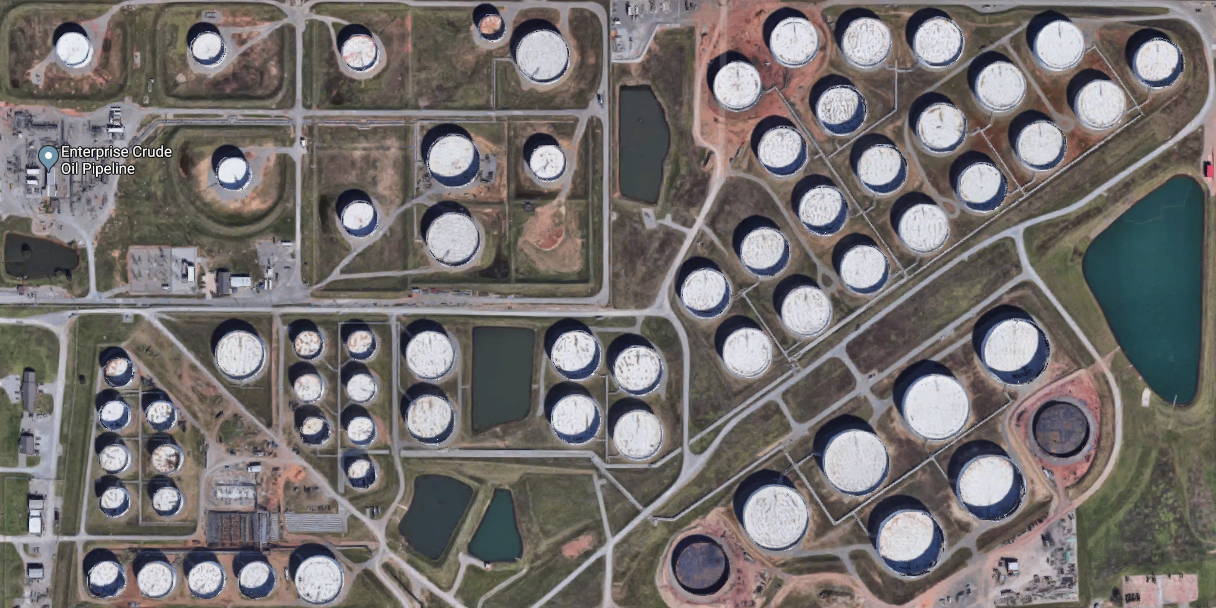
#> input picture code/assets/cushing_size_difference.png, 1216 x 608 px
$ python hough_transform.py
#> lines starting #> are read from the running program, lines starting #| are printed output that depends on the picture
import cv2
import numpy as np

img = cv2.imread('assets/cushing_size_difference.png',0)
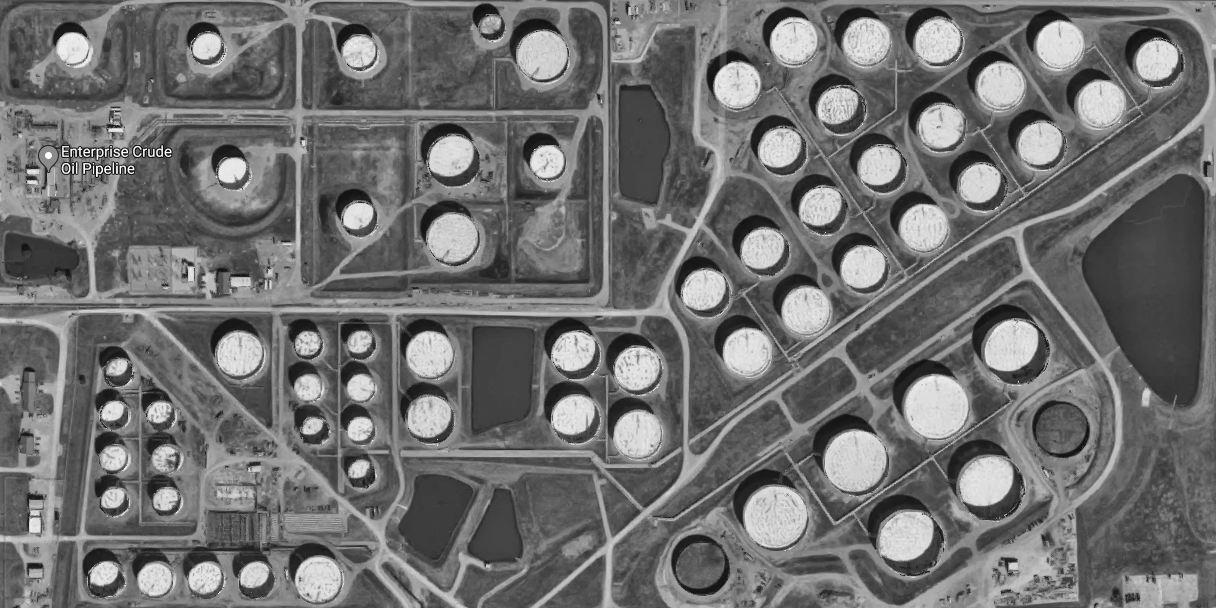
#> img: shape (608, 1216); min 11, max 255, mean 112.2
img = cv2.medianBlur(img,5)
cimg = cv2.cvtColor(img,cv2.COLOR_GRAY2BGR)

print("Image loaded")

circles = cv2.HoughCircles(img,cv2.HOUGH_GRADIENT,1,20,
                            param1=50,param2=30,minRadius=20,maxRadius=30)
#> circles = 36 rows, first 8: [697.5, 560.5, 27.2], [1059.5, 43.5, 23.6], [451.5, 237.5, 24.6], [1061.5, 427.5, 29.4], [241.5, 356.5, 27.2], [764.5, 251.5, 23.8], [571.5, 353.5, 27.2], [541.5, 54.5, 24.9]

print("Circles created")

circles = np.uint16(np.around(circles))
#> circles = 36 rows, first 8: [698, 560, 27], [1060, 44, 24], [452, 238, 25], [1062, 428, 29], [242, 356, 27], [764, 252, 24], [572, 354, 27], [542, 54, 25]

print("Starting drawing {} circles".format(len(circles[0,:])))
#| Starting drawing 36 circles

for i in circles[0,:]:
    # draw the outer circle
    cv2.circle(cimg,(i[0],i[1]),i[2],(0,255,0),2)
    # draw the center of the circle
    cv2.circle(cimg,(i[0],i[1]),2,(0,0,255),3)
#> this loop made 36 passes
#> i on passes 1 to 12: [698, 560, 27], [1060, 44, 24], [452, 238, 25], [1062, 428, 29], [242, 356, 27], [764, 252, 24], [572, 354, 27], [542, 54, 25], [318, 578, 23], [448, 148, 27], [794, 40, 23], [804, 312, 27]
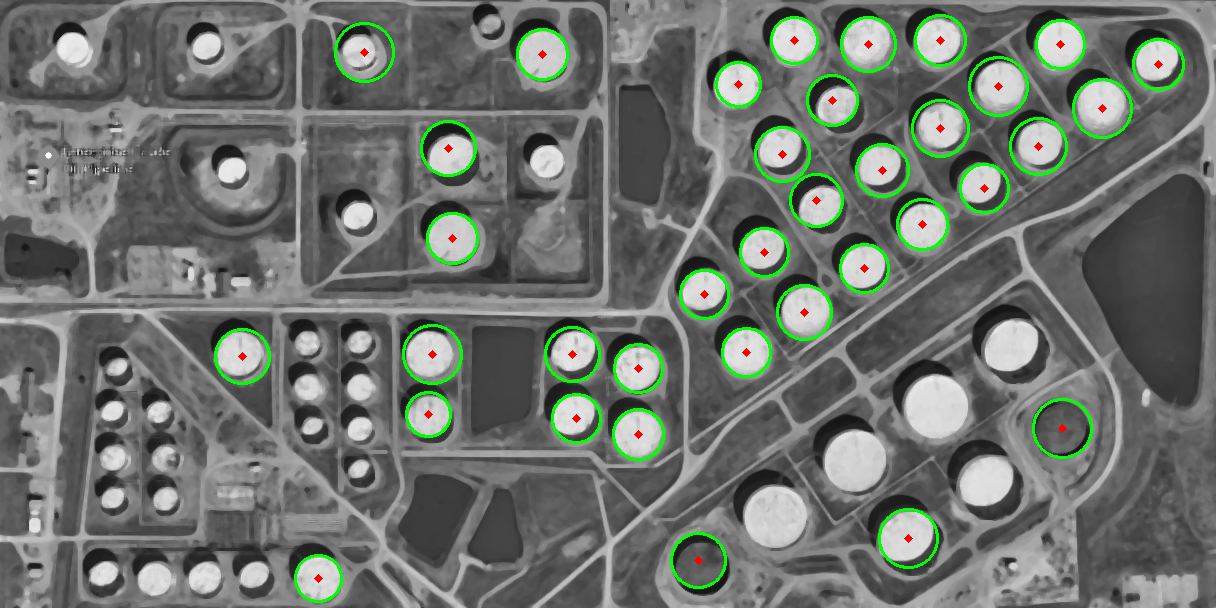
#> cimg: shape (608, 1216, 3); mean B, G, R 109.1, 115.3, 109.7

cv2.imshow('detected circles',cimg)
cv2.waitKey(0)
cv2.destroyAllWindows()

$ run again, with code/assets/cushing_circles.png copied over code/assets/cushing_size_difference.png
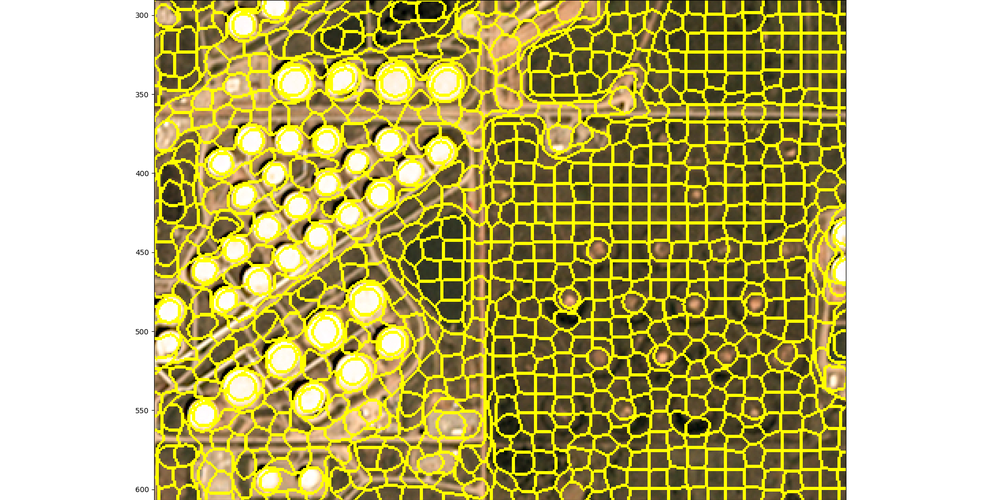
#> input picture code/assets/cushing_circles.png, 1000 x 500 px, shrunk from 1901 x 951 before the run
#> `img = cv2.medianBlur(img,5)`:
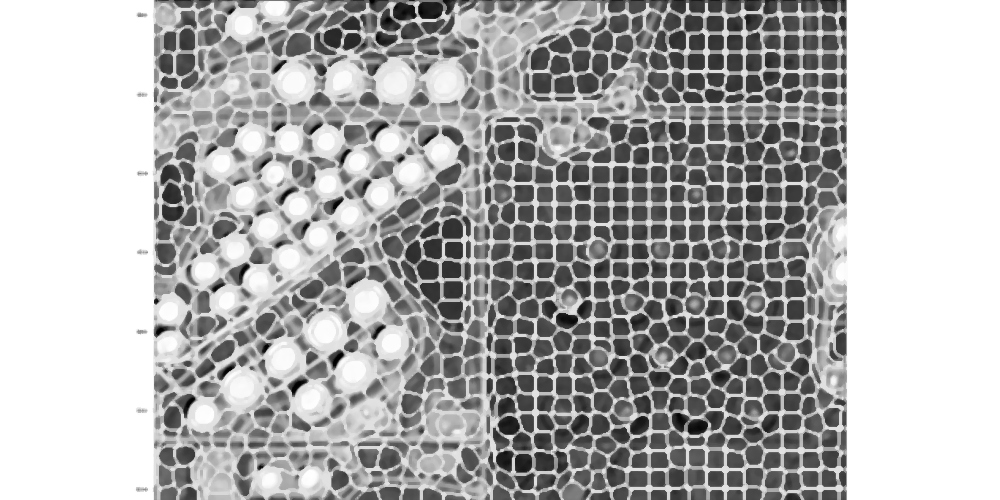
#> img: shape (500, 1000); min 0, max 255, mean 176.1
#> `circles = cv2.HoughCircles(img,cv2.HOUGH_GRADIENT,1,20, param1=50,para..`: circles = [[442.5, 81.5, 25]]
#> `circles = np.uint16(np.around(circles))`: circles = [[442, 82, 25]]
#| Starting drawing 1 circles
#> the loop `for i in circles[0,:]:` made 1 pass
#> after the loop `for i in circles[0,:]:`:
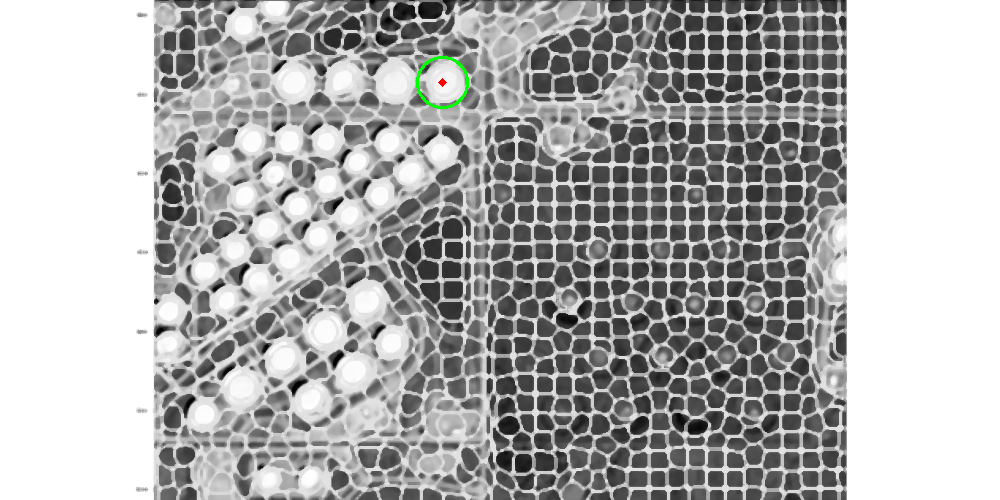
#> cimg: shape (500, 1000, 3); mean B, G, R 176, 176.2, 176
